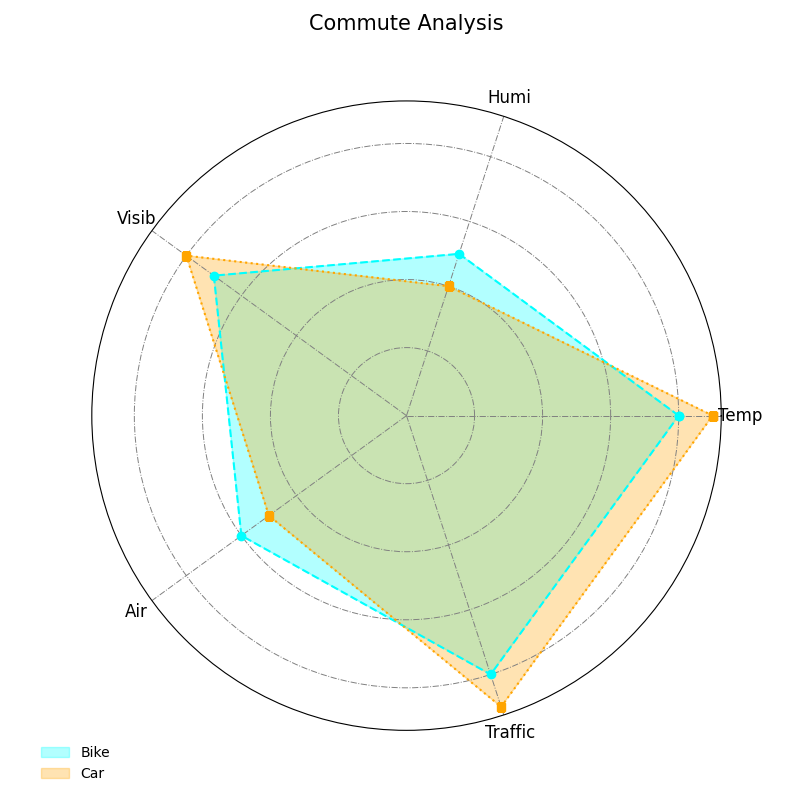

Reproduce this figure in Python.
import numpy as np
import matplotlib.pyplot as plt

categories = ['Temp', 'Humi', 'Visib', 'Air', 'Traffic']
bike = [8, 5, 7, 6, 8]
car = [9, 4, 8, 5, 9]

num_vars = len(categories)
angles = np.linspace(0, 2 * np.pi, num_vars, endpoint=False).tolist()
bike += bike[:1]
car += car[:1]
angles += angles[:1]

fig, ax = plt.subplots(figsize=(8, 8), subplot_kw=dict(polar=True))

# Fill the area for Bike and Car datasets with different colors
ax.fill(angles, bike, color='cyan', alpha=0.3, label='Bike')
ax.fill(angles, car, color='orange', alpha=0.3, label='Car')

# Plot lines for each dataset with varied marker styles
ax.plot(angles, bike, color='cyan', linewidth=1.5, linestyle='--', marker='o')
ax.plot(angles, car, color='orange', linewidth=1.5, linestyle=':', marker='s')

ax.grid(color='gray', linestyle='-.', linewidth=0.7)

ax.set_yticklabels([])
ax.set_xticks(angles[:-1])
ax.set_xticklabels(categories, fontsize=12, ha='center')

plt.title('Commute Analysis', size=15, y=1.1)
plt.legend(loc='lower left', bbox_to_anchor=(-0.1, -0.1), frameon=False)
plt.tight_layout()
plt.show()
